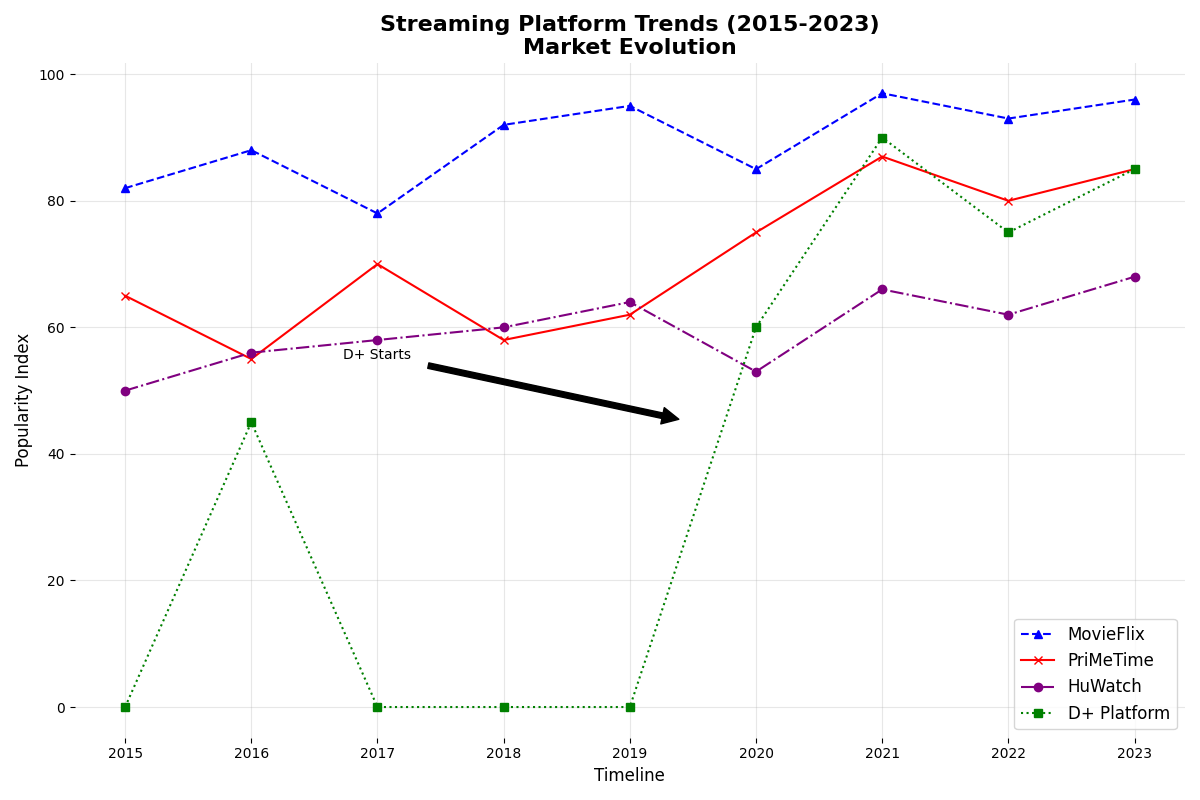

Source code (Python):
import matplotlib.pyplot as plt
import numpy as np

years = np.array([2015, 2016, 2017, 2018, 2019, 2020, 2021, 2022, 2023])
netflix_popularity = np.array([82, 88, 78, 92, 95, 85, 97, 93, 96])
amazon_prime_popularity = np.array([65, 55, 70, 58, 62, 75, 87, 80, 85])
hulu_popularity = np.array([50, 56, 58, 60, 64, 53, 66, 62, 68])
disney_plus_popularity = np.array([0, 45, 0, 0, 0, 60, 90, 75, 85])

plt.figure(figsize=(12, 8))

plt.plot(years, netflix_popularity, marker='^', linestyle='--', color='blue', label='MovieFlix')
plt.plot(years, amazon_prime_popularity, marker='x', linestyle='-', color='red', label='PriMeTime')
plt.plot(years, hulu_popularity, marker='o', linestyle='-.', color='purple', label='HuWatch')
plt.plot(years, disney_plus_popularity, marker='s', linestyle=':', color='green', label='D+ Platform')

plt.title("Streaming Platform Trends (2015-2023)\nMarket Evolution", fontsize=16, weight='bold')
plt.xlabel('Timeline', fontsize=12)
plt.ylabel('Popularity Index', fontsize=12)

plt.legend(loc='lower right', fontsize=12)
plt.grid(True, linestyle='-', alpha=0.3)

for spine in plt.gca().spines.values():
    spine.set_visible(False)

plt.annotate('D+ Starts', xy=(2019.5, 45), xytext=(2017, 55),
             arrowprops=dict(facecolor='black', shrink=0.05),
             fontsize=10, ha='center')

plt.tight_layout()
plt.show()
